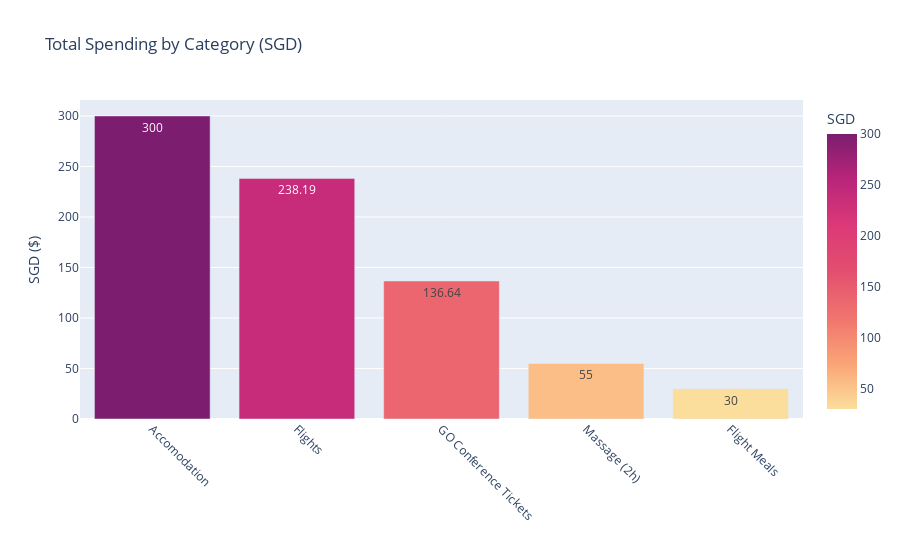

Notebook source saved alongside this figure:
### Code cell
fig_bar = px.bar(
    df_nonzero.groupby('Holiday Expenditure Type', as_index=False)['SGD'].sum().sort_values(by='SGD', ascending=False),
    x='Holiday Expenditure Type',
    y='SGD',
    title='Total Spending by Category (SGD)',
    text_auto=True,
    color='SGD',
    color_continuous_scale='Sunsetdark')
fig_bar.update_layout(xaxis_title='', yaxis_title='SGD ($)', xaxis_tickangle=45)
fig_bar.show()

fig_bar.write_image("figbar.png", engine="kaleido")

from IPython.display import Image
Image("figbar.png")

### Figure 1 — Plotly figure (JSON) as saved in the notebook; plotly's stock layout.template omitted (floating-point values rounded to 4 significant figures)
{"data": [{"hovertemplate": "Holiday Expenditure Type=%{x}<br>SGD=%{marker.color}<extra></extra>", "legendgroup": "", "marker": {"color": [300.0, 238.2, 136.6, 55.0, 30.0], "coloraxis": "coloraxis", "pattern": {"shape": ""}}, "name": "", "orientation": "v", "showlegend": false, "textposition": "auto", "texttemplate": "%{y}", "type": "bar", "x": ["Accomodation", "Flights", "GO Conference Tickets", "Massage (2h)", "Flight Meals"], "xaxis": "x", "y": [300.0, 238.2, 136.6, 55.0, 30.0], "yaxis": "y"}], "layout": {"barmode": "relative", "coloraxis": {"colorbar": {"title": {"text": "SGD"}}, "colorscale": [[0, "rgb(252, 222, 156)"], [0.1667, "rgb(250, 164, 118)"], [0.3333, "rgb(240, 116, 110)"], [0.5, "rgb(227, 79, 111)"], [0.6667, "rgb(220, 57, 119)"], [0.8333, "rgb(185, 37, 122)"], [1, "rgb(124, 29, 111)"]]}, "legend": {"tracegroupgap": 0}, "title": {"text": "Total Spending by Category (SGD)"}, "xaxis": {"anchor": "y", "domain": [0, 1], "tickangle": 45, "title": {"text": ""}}, "yaxis": {"anchor": "x", "domain": [0, 1], "title": {"text": "SGD ($)"}}}}
